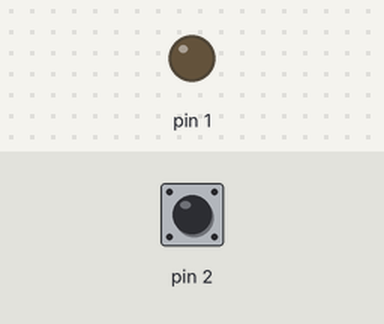
Bench run of a sketch on a simulated Arduino Uno, built with avr-gcc and run on an emulated ATmega328P. Parts: output pins drawn as LEDs (lit = HIGH). Inputs (shaded band) come from the test bench; at power-on: pin 2 LOW.

Above: at 1.2 s.
1.3 s: pin 2 pulsed HIGH 5 times (0.12 s each, 0.3 s apart)
At 3.9 s:
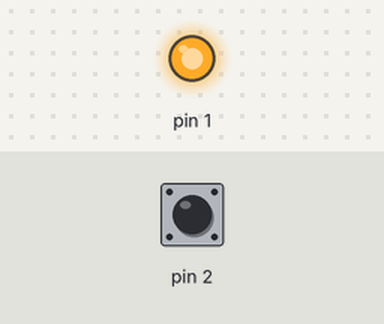
Timing chart, 0 to 5.4 s (numbered marks = the images above; inputs shaded):
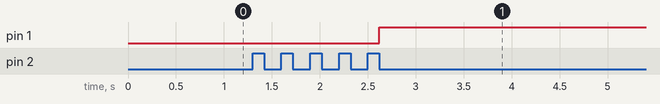

The sketch:

servo_rocket.ino
```cpp
// (licence header left out)
bool isOn = false;
int nOn = 0;
unsigned long lastOn = 0;

void setup() {
  pinMode(1, OUTPUT);
}

void loop() {
  bool newIsOn = digitalRead(2);
  if (newIsOn && !isOn) {
    lastOn = micros();
  } else if (!newIsOn && isOn) {
    if (micros () - lastOn >1500) {
      nOn++;
    } else {
      nOn = 0;
    }
  }
  isOn = newIsOn ;

  if (nOn >= 25) {
    digitalWrite(1, LOW);
  } else if (nOn >= 5) {
    digitalWrite(1, HIGH);
  } else {
    digitalWrite(1, LOW);
  }
}
```

Measured:
- after the input at 1.3 s, pin 1: LOW → HIGH after 1.3 s
